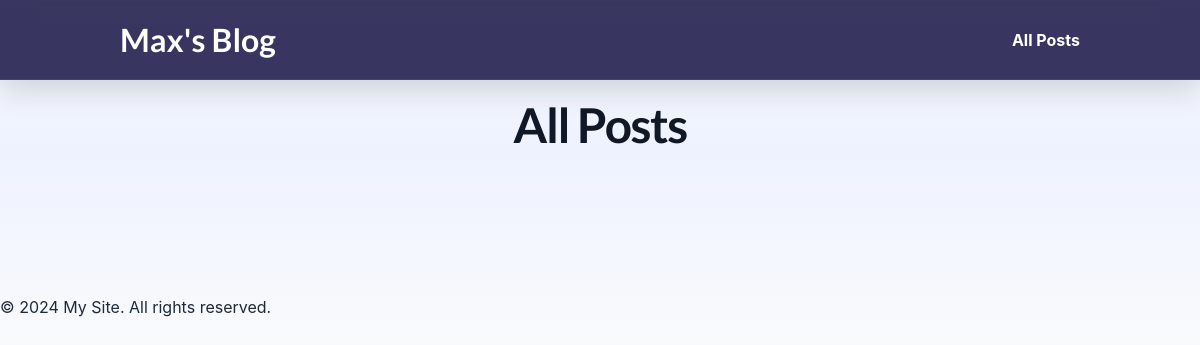
/posts/, run on an earlier commit of the app's database.
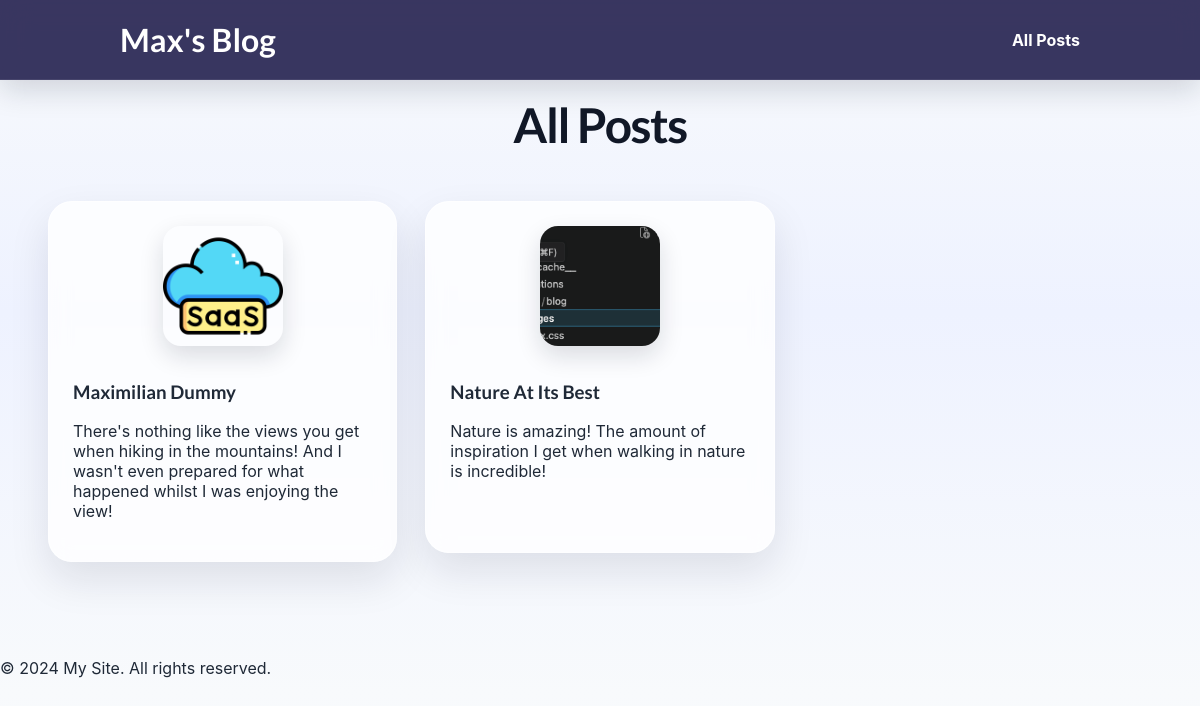
And on a later commit of the database.
### blog/models.py (models this page shows, shortened)
class Post(models.Model):
    title = models.CharField(max_length=150)
    excerpt = models.CharField(max_length=300)
    image_name = models.ImageField(upload_to='posts', null=True) # Optional image field; uploaded files go to MEDIA_ROOT/posts/
    date = models.DateField(auto_now=True)
    slug = models.SlugField(
        unique=True,
        validators=[MinLengthValidator(10)]
    )
    content = models.TextField()
    author = models.ForeignKey(
        Author,
        on_delete=models.SET_NULL,
        related_name='posts',
        null=True
    )
    tags = models.ManyToManyField(Tag)

### blog/views.py (the view)
# urls.py: path('posts/', views.AllPostsView.as_view(), name='posts-page'),
class AllPostsView(ListView):
    template_name = 'blog/all-posts.html'
    model = Post
    ordering = ['-date']
    context_object_name = 'all_posts'

### blog/templates/blog/all-posts.html (shortened to what this page needs)
{% extends "base.html" %}
{% load static %}
{% block css_files %}
    <link rel="stylesheet" href="{% static 'blog/all-posts.css' %}">
{% endblock %}
{% block content %}
<section id="all-posts">
    <h2>All Posts</h2>
    <ul>
        {% for post in all_posts %}
            {% include "blog/includes/post.html" %}
        {% endfor %}
    </ul>
</section>
{% endblock %}

### templates/base.html (shortened to what this page needs)
{% load static %}
<!DOCTYPE html>
<html lang="en">
<head>
    <link rel="stylesheet" href="{% static 'app.css' %}">
    {% block css_files %}{% endblock %}
</head>
<body>
    <header id="main-navigation">
        <h1>
            <a href="{% url 'starting-page' %}">Max's Blog</a>
        </h1>
        <nav>
            <a href="{% url 'posts-page' %}">All Posts</a>
        </nav>
    </header>
    <main>
        {% block content %}
        {% endblock %}
    </main>
    <footer>
        <p>&copy; 2024 My Site. All rights reserved.</p>
    </footer>
</body>
</html>

### blog/templates/blog/includes/post.html
{% load static %}
<li>
  <article class="post">
    <a href="{% url "post-detail-page" post.slug %}">
      {% if post.image_name %}
      <img
        src="{{ post.image_name.url }}"
        alt="{{ post.title }}"
      />
      {% endif %}
      <div class="post__content">
        <h3>{{ post.title }}</h3>
        <p>
          {{post.excerpt}}
        </p>
      </div>
    </a>
  </article>
</li>

### static/app.css (style rules this page uses)
* { box-sizing: border-box; }
html { font-family: 'Open Sans', 'Lato', sans-serif; }
body { margin: 0; }
h1, h2, h3 { font-family: 'Lato', sans-serif; font-weight: bold; }
#main-navigation { width: 100%; height: 5rem; display: flex; justify-content: space-between; align-items: center; padding: 0 10%; position: absolute; top: 0; left: 0; }
#main-navigation a { text-decoration: none; color: white; font-weight: bold; }

### blog/static/blog/all-posts.css (style rules this page uses)
body { margin: 0; font-family: "Inter", "Segoe UI", Arial, sans-serif; background: linear-gradient(180deg, #f8fafc, #eef2ff 45%, #f8fafc); color: #1f2937; }
#main-navigation { background: rgba(30, 27, 75, 0.88); backdrop-filter: blur(14px); -webkit-backdrop-filter: blur(14px); border-bottom: 1px solid rgba(255, 255, 255, 0.08); box-shadow: 0 10px 30px rgba(15, 23, 42, 0.16); }
#all-posts { margin: 6rem auto; width: min(92%, 72rem); }
#all-posts h2 { text-align: center; font-size: clamp(2rem, 4vw, 3rem); color: #111827; margin: 0 0 3rem; letter-spacing: -0.03em; }
ul { list-style: none; margin: 0; padding: 0; display: grid; grid-template-columns: repeat(auto-fill, minmax(18rem, 1fr)); gap: 1.75rem; }
.post a { display: flex; flex-direction: column; align-items: center; gap: 1rem; min-height: 22rem; padding: 1.5rem; text-decoration: none; color: inherit; background: rgba(255, 255, 255, 0.78); backdrop-filter: blur(10px); -webkit-backdrop-filter: blur(10px); border: 1px solid rgba(255, 255, 255, 0.55); border-radius: 24px; box-shadow: 0 18px 40px rgba(15, 23, 42, 0.1); transition: transform 0.25s ease, box-shadow 0.25s ease, border-color 0.25s ease; transform-origin: center; }
.post img { width: 7.5rem; height: 7.5rem; object-fit: cover; border-radius: 18px; box-shadow: 0 10px 24px rgba(15, 23, 42, 0.14); }

What changed in the data, as far as the page shows it:
added Post: image_name (picture), title "Maximilian Dummy", excerpt "There's nothing like the views you get when hiking in the mountains! And I wasn't even prepared for what happened whilst I was enjoying the view!"
added Post: image_name (picture), title "Nature At Its Best", excerpt "Nature is amazing! The amount of inspiration I get when walking in nature is incredible!"
